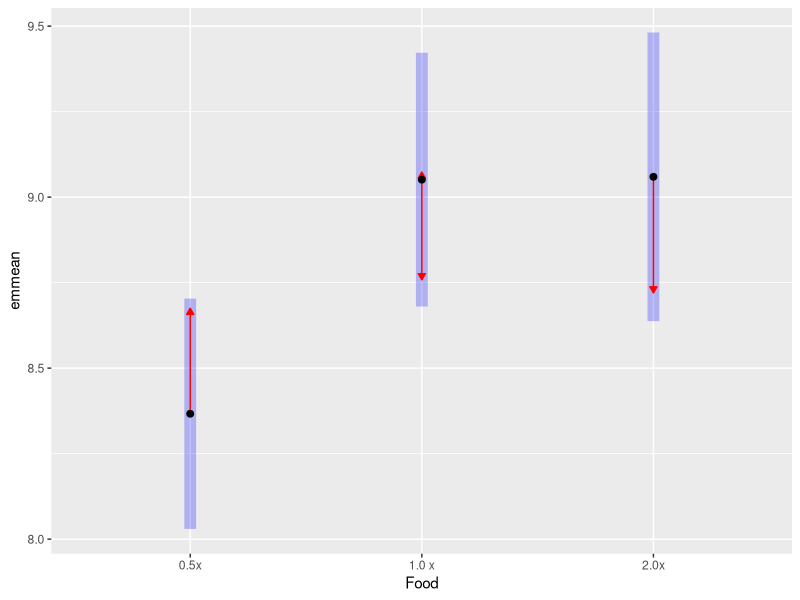
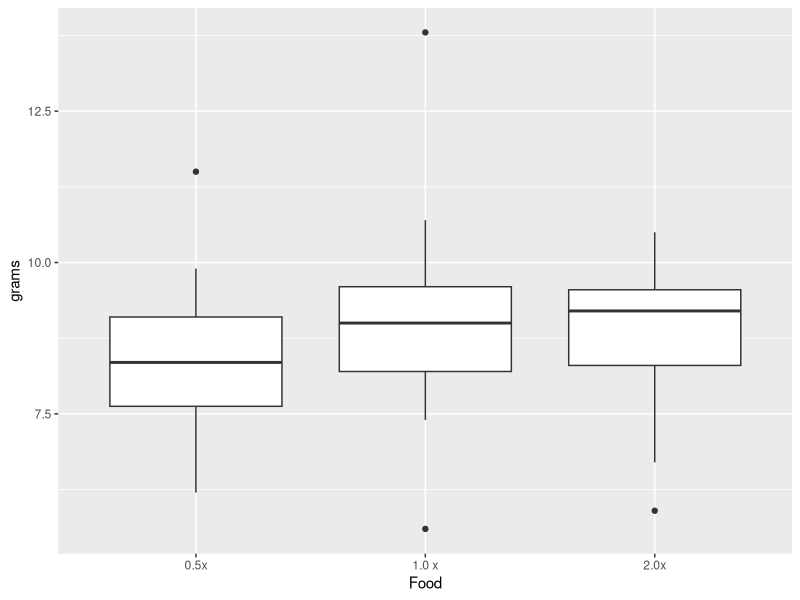
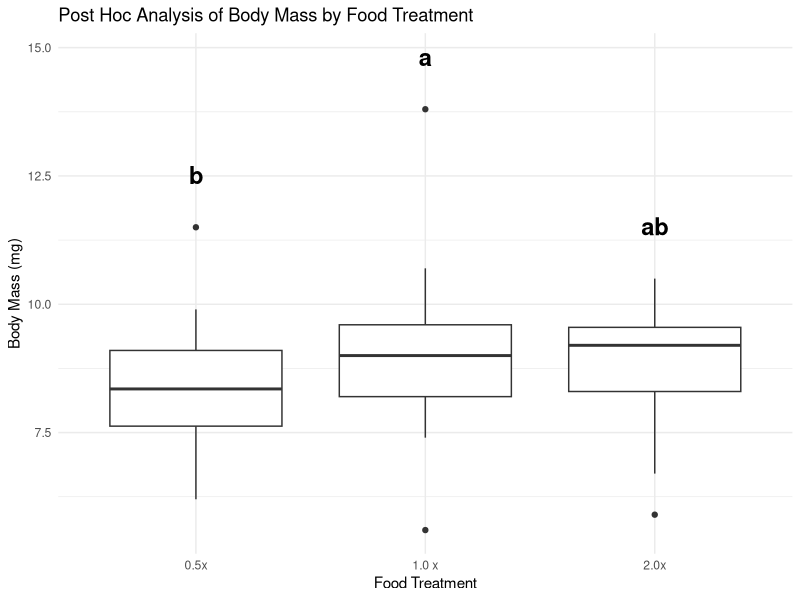
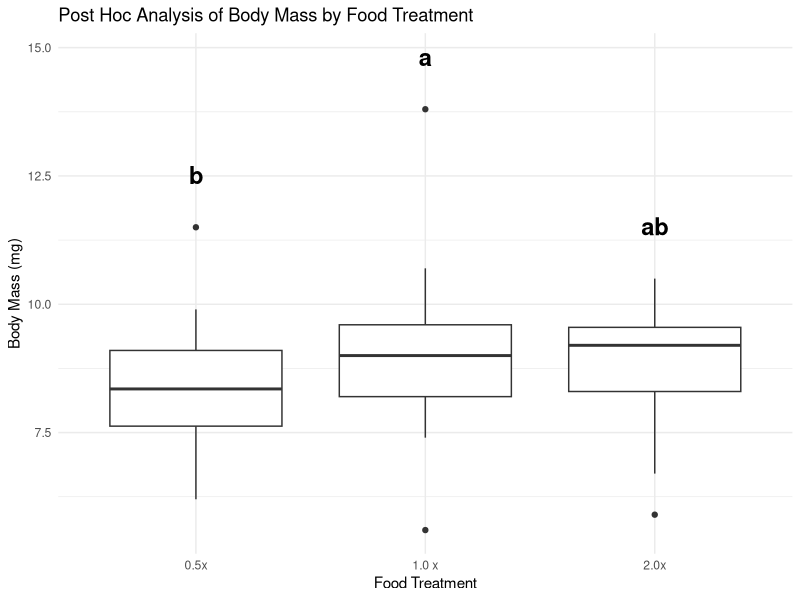

The R source for these figures, in order:
#setting working directory
setwd("C:/Users/Melika Shiran/Box/Plasticity and Nutrition NEW (Melika)/03. Raw Data and Analysis/2.Body Mass (ZL-NoMarker Piolot)")

#install.packages("emmeans")

# Load necessary libraries
library(readr)
library(dplyr)
library(tidyverse)

# Import the data
data <- read_csv("Body_Mass.csv")

# Remove rows with missing data in important columns
data <- data %>% drop_na(BodyMass)

# Ensure categorical variables are factors
data$Food <- as.factor(data$Food)
data$Genetics <- as.factor(data$Genetics)
data$MatingStatus <- as.factor(data$MatingStatus)
data$grams=data$BodyMass*10^3

# Calculate the mean body mass for each group
summary_stats <- data %>%
  group_by(Genetics, Food, MatingStatus) %>%
  summarise(
    Mean_Body_Mass = mean(grams, na.rm = TRUE),
    SD_Body_Mass = sd(grams, na.rm = TRUE),
    N = n()
  )

# View the results
print(summary_stats)
write.csv(summary_stats,file="Summary_stats.csv",quote=F,row.names = F)


# Perform ANOVA on the raw data
##anova_result <- aov(BodyMass ~ Genetics * Food + MatingStatus, data = data)
anova_result <- aov(grams ~ Genetics * Food, data = data)

# View the summary of the ANOVA
summary(anova_result)
library(car)
output=Anova(anova_result)

#write anova table to CSV
write.csv(output,file="Anova_table.csv",row.names = T,quote=F)

# Load necessary libraries
library(emmeans)
library(ggplot2)

#Calculate estimated marginal means (EMMs)
em_means <- emmeans(anova_result, specs = pairwise ~ Food, by=c("Genetics"))
cont_emm=contrast(em_means,method="pairwise")

#only do posthoc on significant model parameters
em_means <- emmeans(anova_result, specs = pairwise ~ Food)
cont_emm=contrast(em_means,method="pairwise")

# View the EMMs results
summary(cont_emm)

#Create a basic plot using emmeans' plot function
plot(em_means, comparisons = TRUE, horizontal = FALSE)

ggplot(data,aes(x=Food,y=grams)) + geom_boxplot()

##posthoc Letters
# Load required libraries
library(multcompView)
library(ggplot2)

# Perform Tukey post hoc test
posthoc <- TukeyHSD(anova_result, "Food")

# Extract significance letters
letters_df <- multcompLetters(posthoc$Food[, "p adj"])$Letters
letters_df <- data.frame(Food = names(letters_df), Letters = letters_df)

# Find max values for proper label positioning
boxplot_stats <- data %>%
  group_by(Food) %>%
  summarise(y_pos = max(grams, na.rm = TRUE) + 0.02)  # Adjust as needed

# Merge y positions with letters
letters_df <- merge(letters_df, boxplot_stats, by = "Food")

# Create improved boxplot with correctly positioned letters
ggplot(data, aes(x = Food, y = grams)) + 
  geom_boxplot() +
  geom_text(data = letters_df, aes(x = Food, y = y_pos+1, label = Letters),
            size = 6, fontface = "bold") +  # Increase font size
  labs(title = "Post Hoc Analysis of Body Mass by Food Treatment",
       x = "Food Treatment",
       y = "Body Mass (mg)") +
  theme_minimal()

ggsave("Posthoc_tukeys.png")
